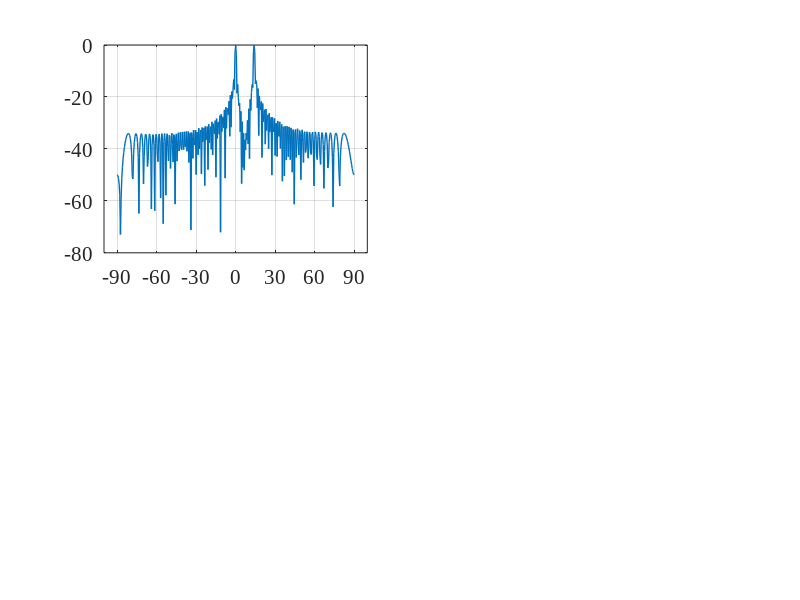

Reproduce this figure in MATLAB. (Note: this script raises an error after producing the figure.)
close all   % close all windows
clear       % clear workspace
clc         % clear command window
f=300e6;    %carrier frequency (Hz)
n=100;       %number of array elements
l=0.04*3e8/f;    %wave length (m)
sa=361;     %sampling
d=l/2;
p=0:d:d*(n-1);
angle=[-90,90];
angle_m=[0 14 
         -14 0 
         0 14
          -14 0];
Rat=[sqrt(4.8388 ) sqrt(5.1612) 
    sqrt( 5.1616) sqrt(4.8384) 
    sqrt(4.836) sqrt(5.164) 
    sqrt(5.1640) sqrt( 4.8360)]'; %ratio
s_m=size(angle_m,2);
theta_list = linspace(angle(1, 1), angle(1, 2), 361);
steering_matrixe=exp(-1j*p'*2*pi/l*sin(theta_list*pi/180));
for i=1:4
    m_steering(:,:,i)=exp(-1j*p'*2*pi/l*sin(angle_m(i,:)*pi/180));
    R=[m_steering(:,:,i)] * [m_steering(:,:,i)]';
    RRR=det(R);
    R_inv = pinv(R);
    C=[m_steering(:,:,i)];
    w(:,i)=R_inv*C/(C'*R_inv*C)*Rat(:,i);
end

for it = 1:sa
      a = steering_matrixe(:, it);
      bp1(1, it) = abs(w(:,1)' * a);
      bp2(1, it) = abs(w(:,2)' * a);
      bp3(1, it) = abs(w(:,3)' * a);
      bp4(1, it) = abs(w(:,4)' * a);
end
  % Normalize.
bp1 = 20 * log10(bp1 / max(bp1));
bp2 = 20 * log10(bp2 / max(bp2));
bp3 = 20 * log10(bp3 / max(bp3));
bp4 = 20 * log10(bp4 / max(bp4));

for i = 1:s_m
    gain_m1(1,i) = abs(w(:,1)' * (m_steering(:,i,1)*m_steering(:,i,1)')* w(:,1)) / abs(w(:,1)'*w(:,1));
end

for i = 1:s_m
     gain_m2(1,i) = abs(w(:,2)' * (m_steering(:,i,2)*m_steering(:,i,2)')* w(:,2)) / abs(w(:,2)'*w(:,2));
end

for i = 1:s_m
     gain_m3(1,i) = abs(w(:,3)' * (m_steering(:,i,3)*m_steering(:,i,3)')* w(:,3)) / abs(w(:,3)'*w(:,3));
end

for i = 1:s_m
     gain_m4(1,i) = abs(w(:,4)' * (m_steering(:,i,4)*m_steering(:,i,4)')* w(:,4)) / abs(w(:,4)'*w(:,4));
end
gain=[gain_m1;gain_m2;gain_m3;gain_m4];


% image
figure('position',[150,100,1000,750]) % [x y width height]

subplot(2,2,1);
plot(theta_list,bp1,'LineWidth',1);
grid on;
hold on;
delta = (angle(1, 2) - angle(1, 1)) / 6;
set(gca, 'xlim',[angle(1,1)-10, angle(1, 2)+10],'FontSize',15,'FontName','Times New Roman');
set(gca, 'xtick',angle(1, 1):delta: angle(1, 2),'FontSize',15,'FontName','Times New Roman'); 
% position
    DB11=bp1(angle_m(1,1)/0.5+181);
    DB11=roundn(DB11,-2); 
    plot(angle_m(1,1),DB11,'r*')
    text(angle_m(1,1)-10,DB11+4,[num2str(DB11)],'FontSize',10,'FontName','Times New Roman')

    DB12=bp1(angle_m(1,2)/0.5+181);
    DB12=roundn(DB12,-2); 
    plot(angle_m(1,2),DB12,'r*')
    text(angle_m(1,2)-2,DB12+4,[num2str(DB12)],'FontSize',10,'FontName','Times New Roman')

xlabel({'Azimuth Angle (deg)','\fontsize{20}(a)'});
ylabel('Normalized Beam Pattern (dB)');
set(gca, 'YLim', [-80,7],'FontSize',19,'FontName','Times New Roman');


subplot(2,2,2);
plot(theta_list,bp2,'LineWidth',1);
grid on;
hold on;
delta = (angle(1, 2) - angle(1, 1)) / 6;
set(gca, 'xlim',[angle(1,1)-10, angle(1, 2)+10],'FontSize',15,'FontName','Times New Roman');
set(gca, 'xtick',angle(1, 1):delta: angle(1, 2),'FontSize',15,'FontName','Times New Roman');  

    DB21=bp2(angle_m(2,1)/0.5+181);
    DB21=roundn(DB21,-2); 
    plot(angle_m(2,1),DB21,'r*')
    text(angle_m(2,1)-2,DB21+4,[num2str(DB21)],'FontSize',10,'FontName','Times New Roman')

    DB22=bp2(angle_m(2,2)/0.5+181);
    DB22=roundn(DB22,-2); 
    plot(angle_m(2,2),DB22,'r*')
    text(angle_m(2,2)-5,DB22+4,[num2str(DB22)],'FontSize',10,'FontName','Times New Roman')

xlabel({'Azimuth Angle (deg)','\fontsize{20}(b)'});
ylabel('Normalized Beam Pattern (dB)');
set(gca, 'YLim', [-80,7],'FontSize',19,'FontName','Times New Roman');


subplot(2,2,3);
plot(theta_list,bp3,'LineWidth',1);
grid on;
hold on;
delta = (angle(1, 2) - angle(1, 1)) / 6;
set(gca, 'xlim',[angle(1,1)-10, angle(1, 2)+10],'FontSize',15,'FontName','Times New Roman');
set(gca, 'xtick',angle(1, 1):delta: angle(1, 2),'FontSize',15,'FontName','Times New Roman');    

    DB31=bp3(angle_m(3,1)/0.5+181);
    DB31=roundn(DB31,-2); 
    plot(angle_m(3,1),DB31,'r*')
    text(angle_m(3,1)-10,DB31+4,[num2str(DB31)],'FontSize',10,'FontName','Times New Roman')

    DB32=bp3(angle_m(3,2)/0.5+181);
    DB32=roundn(DB32,-2); 
    plot(angle_m(3,2),DB32,'r*')
    text(angle_m(3,2)-2,DB32+4,[num2str(DB32)],'FontSize',10,'FontName','Times New Roman')

xlabel({'Azimuth Angle (deg)','\fontsize{20}(c)'});
ylabel('Normalized Beam Pattern (dB)');
set(gca, 'YLim', [-80,7],'FontSize',19,'FontName','Times New Roman');


subplot(2,2,4);
plot(theta_list,bp4,'LineWidth',1);
grid on;
hold on;
delta = (angle(1, 2) - angle(1, 1)) / 6;
set(gca, 'xlim',[angle(1,1)-10, angle(1, 2)+10],'FontSize',15,'FontName','Times New Roman');
set(gca, 'xtick',angle(1, 1):delta: angle(1, 2),'FontSize',15,'FontName','Times New Roman');   

    DB41=bp4(angle_m(4,1)/0.5+181);
    DB41=roundn(DB41,-2); 
    plot(angle_m(4,1),DB41,'r*')
    text(angle_m(4,1)-3,DB41+4,[num2str(DB41)],'FontSize',10,'FontName','Times New Roman')

    DB42=bp4(angle_m(4,2)/0.5+181);
    DB42=roundn(DB42,-2); 
    plot(angle_m(4,2),DB42,'r*')
    text(angle_m(4,2)-8,DB42+4,[num2str(DB42)],'FontSize',10,'FontName','Times New Roman')

xlabel({'Azimuth Angle (deg)','\fontsize{20}(d)'});
ylabel('Normalized Beam Pattern (dB)');
set(gca, 'YLim', [-80,7],'FontSize',19,'FontName','Times New Roman');
